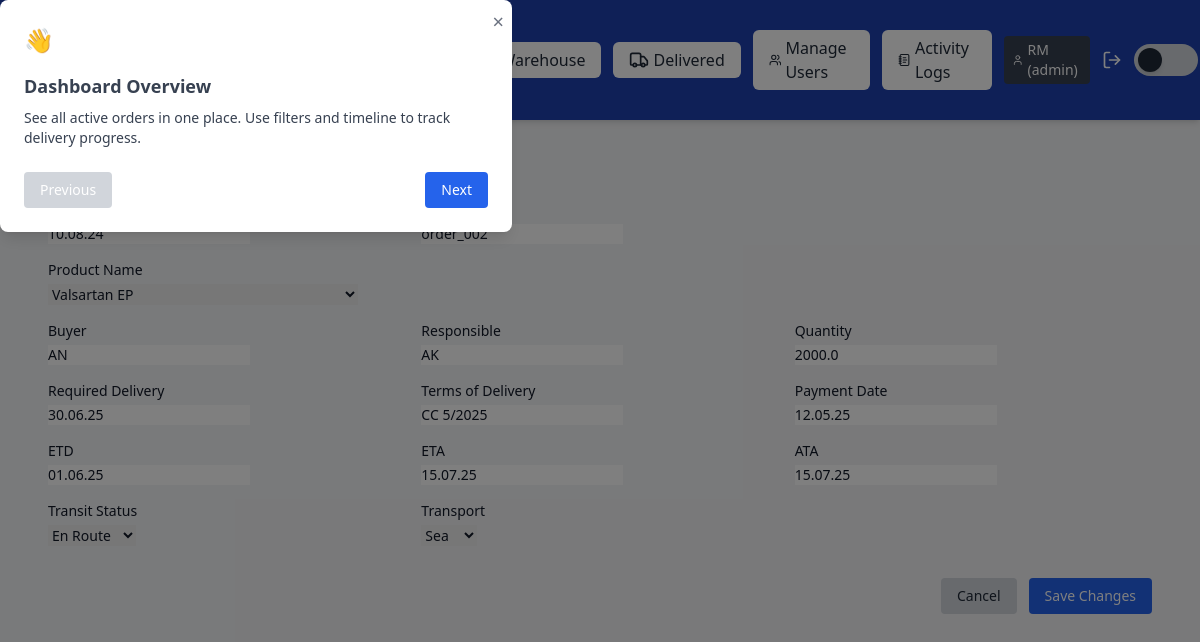
Before: /edit_order/97 (signed in) with the older database file.
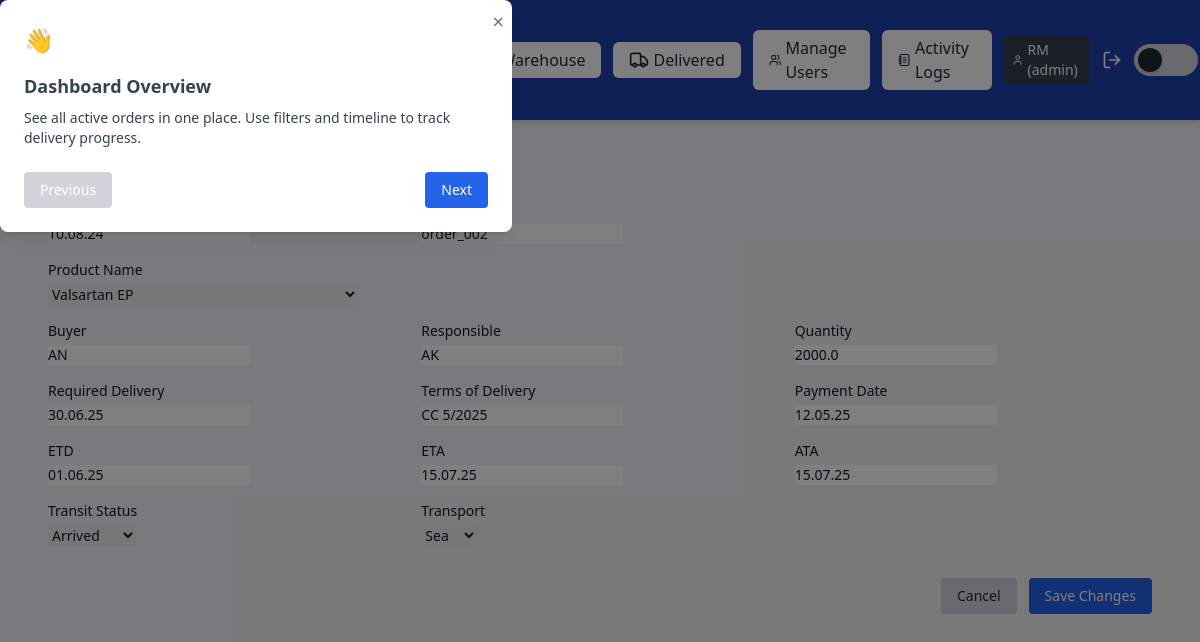
After: the same page with the newer database file.
### app/models.py (models this page shows, shortened)
class User(db.Model):
    id = db.Column(db.Integer, primary_key=True)
    username = db.Column(db.String(100), unique=True, nullable=False)
    password_hash = db.Column(db.String(128))
    role = db.Column(db.String(50), default='user')

class Order(db.Model):
    id = db.Column(db.Integer, primary_key=True)
    user_id = db.Column(db.Integer, db.ForeignKey('user.id'), nullable=False)
    order_date = db.Column(db.String(10), nullable=False)
    order_number = db.Column(db.String(50), nullable=True)
    product_name = db.Column(db.String(100), nullable=False)
    buyer = db.Column(db.String(100), nullable=False)
    responsible = db.Column(db.String(100), nullable=False)
    quantity = db.Column(db.String(50), nullable=False)
    required_delivery = db.Column(db.String(10), nullable=True)
    terms_of_delivery = db.Column(db.String(100), nullable=True)
    payment_date = db.Column(db.String(10))
    etd = db.Column(db.String(10), nullable=True)
    eta = db.Column(db.String(10), nullable=True)
    ata = db.Column(db.String(10))
    transit_status = db.Column(db.String(20), nullable=False)
    transport = db.Column(db.String(20), nullable=False)
    pod_filename = db.Column(db.String(120))

### app/routes/order_routes.py (the view, shortened to what this page needs)
@order_bp.route('/edit_order/<int:order_id>', methods=["GET", "POST"])
@login_required
def edit_order(order_id):
    order = Order.query.get_or_404(order_id)
    if not can_edit(current_user.role) and order.user_id != current_user.id:
        if request.method == "POST":
            return jsonify({'success': False, 'message': 'You do not have permission to edit this order.'}), 403
        else:
            flash("You do not have permission to edit this order.", "danger")
            return redirect(url_for('dashboard.dashboard'))
    if request.method == "GET":
        return render_template("edit_order.html", order=order)

### app/roles.py (called while the page is built)
def can_edit(role):
    return ROLE_PERMISSIONS.get(role, {}).get('can_edit', False)

### app/routes/__init__.py (called while the page is built)
def inject_globals():
    return dict(current_user=current_user, current_path=request.path)

### app/templates/edit_order.html (shortened to what this page needs)
<!DOCTYPE html>
<html lang="en">
<head>
  <script src="https://cdn.tailwindcss.com"></script>
  <link href="https://cdn.jsdelivr.net/npm/tom-select@2.2.2/dist/css/tom-select.css" rel="stylesheet" />
</head>
<body class="m-0 p-0 bg-gray-100 text-gray-900 dark:bg-gray-900 dark:text-gray-100 min-h-screen transition-colors">
  {% include '_navbar.html' %}
  <main class="p-6 max-w-6xl mx-auto">
    <h1 class="text-2xl font-semibold flex items-center gap-2 mb-6">✏️ Edit Order</h1>
    <form method="POST" class="grid grid-cols-1 sm:grid-cols-2 lg:grid-cols-3 gap-4 text-sm">
      <div>
        <label for="order_date" class="block font-medium mb-1">Order Date</label>
        <input type="text" id="order_date" name="order_date" value="{{ order.order_date }}" placeholder="DD.MM.YY"
          class="form-input dark:bg-gray-800 dark:border-gray-600 dark:text-gray-100" required>
      </div>
      <div>
        <label for="order_number" class="block font-medium mb-1">Order #</label>
        <input type="text" id="order_number" name="order_number" value="{{ order.order_number }}"
          class="form-input dark:bg-gray-800 dark:border-gray-600 dark:text-gray-100" required>
      </div>
      <div class="sm:col-span-2 lg:col-span-3">
        <label for="edit-product_name" class="block font-medium mb-1">Product Name</label>
        <select id="edit-product_name" name="product_name"
          class="form-input dark:bg-gray-800 dark:border-gray-600 dark:text-gray-100"
          data-current="{{ order.product_name | e }}"></select>
      </div>
      {% for field in [
        ('buyer', 'Buyer'), ('responsible', 'Responsible'), ('quantity', 'Quantity'),
        ('required_delivery', 'Required Delivery'), ('terms_of_delivery', 'Terms of Delivery'),
        ('payment_date', 'Payment Date'), ('etd', 'ETD'), ('eta', 'ETA'), ('ata', 'ATA')
      ] %}
      <div>
        <label for="{{ field[0] }}" class="block font-medium mb-1">{{ field[1] }}</label>
        <input type="{{ 'number' if field[0] == 'quantity' else 'text' }}"
               id="{{ field[0] }}" name="{{ field[0] }}"
               value="{{ getattr(order, field[0]) }}" step="0.01"
               placeholder="{{ 'DD.MM.YY' if field[0] not in ['buyer', 'responsible', 'terms_of_delivery'] and field[0] != 'quantity' else '' }}"
               class="form-input dark:bg-gray-800 dark:border-gray-600 dark:text-gray-100">
      </div>
      {% endfor %}
      <div>
        <label for="transit_status" class="block font-medium mb-1">Transit Status</label>
        <select id="transit_status" name="transit_status"
          class="form-input dark:bg-gray-800 dark:border-gray-600 dark:text-gray-100">
          <option value="en route" {% if order.transit_status == 'en route' %}selected{% endif %}>En Route</option>
          <option value="arrived" {% if order.transit_status == 'arrived' %}selected{% endif %}>Arrived</option>
        </select>
      </div>
      <div>
        <label for="transport" class="block font-medium mb-1">Transport</label>
        <select id="transport" name="transport"
          class="form-input dark:bg-gray-800 dark:border-gray-600 dark:text-gray-100">
          <option value="sea" {% if order.transport == 'sea' %}selected{% endif %}>Sea</option>
        </select>
      </div>
      <div class="sm:col-span-2 lg:col-span-3 flex justify-end gap-3 pt-4">
        <a href="{{ url_for('dashboard.dashboard') }}"
          class="px-4 py-2 bg-gray-300 text-gray-800 rounded hover:bg-gray-400 dark:bg-gray-600 dark:text-gray-100 dark:hover:bg-gray-500">
          Cancel
        </a>
        <button type="submit"
          class="px-4 py-2 bg-blue-600 text-white rounded hover:bg-blue-700 dark:bg-blue-500 dark:hover:bg-blue-600">
          Save Changes
        </button>
      </div>
    </form>
  </main>
</body>
</html>

### app/templates/_navbar.html (shortened to what this page needs)
<header
  class="sticky top-0 z-50 flex justify-between items-center px-4 sm:px-6 py-2 sm:py-3 bg-blue-800 text-white shadow-md">
  <div class="flex items-center space-x-3">
    <h1 class="text-base sm:text-2xl font-semibold">Supply Tracker Dashboard</h1>
    <a href="{{ url_for('onboarding.show_onboarding') }}"
      class="ml-4 px-3 py-1.5 bg-blue-600 text-white text-sm rounded hover:bg-blue-700 transition flex items-center gap-1">
    </a>
  </div>
  <div class="flex items-center space-x-2 sm:space-x-3">
    <a href="{{ url_for('dashboard.dashboard') }}" class="px-4 py-1.5 rounded-md font-medium transition-all duration-200 flex items-center gap-1
       {{ 'bg-yellow-500 text-white text-lg font-bold' if current_path.startswith(url_for('dashboard.dashboard')) else 'bg-white text-gray-800 dark:bg-gray-700 dark:text-white' }}
       hover:bg-opacity-80 hover:shadow-md">
    </a>
    <a href="{{ url_for('warehouse.warehouse') }}" class="px-4 py-1.5 rounded-md font-medium transition-all duration-200 flex items-center gap-1
       {{ 'bg-blue-600 text-white text-lg font-bold' if current_path.startswith(url_for('warehouse.warehouse')) else 'bg-white text-gray-800 dark:bg-gray-700 dark:text-white' }}
       hover:bg-opacity-80 hover:shadow-md">
      Warehouse
    </a>
    <a href="{{ url_for('delivered.delivered') }}" class="px-4 py-1.5 rounded-md font-medium transition-all duration-200 flex items-center gap-1
       {{ 'bg-purple-600 text-white text-lg font-bold' if current_path.startswith(url_for('delivered.delivered')) else 'bg-white text-gray-800 dark:bg-gray-700 dark:text-white' }}
       hover:bg-opacity-80 hover:shadow-md">
      <i data-lucide="truck" class="w-5 h-5"></i>
      Delivered
    </a>
    {% if current_user.role == 'admin' %}
    <a href="{{ url_for('admin.user_management') }}" class="px-4 py-1.5 rounded-md font-medium transition-all duration-200 flex items-center gap-1
   {{ 'bg-indigo-600 text-white text-lg font-bold' if current_path.startswith(url_for('admin.user_management')) else 'bg-white text-gray-800 dark:bg-gray-700 dark:text-white' }}
   hover:bg-opacity-80 hover:shadow-md">
      <i data-lucide="users" class="w-5 h-5"></i>
      Manage Users
    </a>
    {% endif %}
    <a href="{{ url_for('activity.activity_logs') }}" class="px-4 py-1.5 rounded-md font-medium transition-all duration-200 flex items-center gap-1
   {{ 'bg-amber-500 text-white text-lg font-bold' if current_path.startswith(url_for('activity.activity_logs')) else 'bg-white text-gray-800 dark:bg-gray-700 dark:text-white' }}
   hover:bg-opacity-80 hover:shadow-md">
      <i data-lucide="notebook-text" class="w-5 h-5"></i>
      Activity Logs
    </a>
    <span class="ml-4 px-2 py-1 rounded bg-gray-700 text-white text-sm flex items-center gap-1">
      <i data-lucide="user" class="w-4 h-4"></i>
      {{ current_user.username }} ({{ current_user.role }})
    </span>
    <a href="{{ url_for('auth.logout') }}" title="Logout" class="text-white hover:text-red-400 ml-1">
      <i data-lucide="log-out" class="w-5 h-5"></i>
    </a>
    <button id="dark-mode-toggle"
      class="relative inline-flex items-center h-5 w-10 sm:h-8 sm:w-16 rounded-full transition-colors duration-300 focus:outline-none flex-shrink-0"
      aria-label="Toggle dark mode">
      <span id="dark-mode-track"
        class="absolute inset-0 h-5 w-10 sm:h-8 sm:w-16 rounded-full bg-gray-300 dark:bg-gray-700 transition-colors duration-300"></span>
      <span id="dark-mode-thumb"
        class="absolute left-1 top-1 h-3 w-3 sm:h-6 sm:w-6 rounded-full bg-gray-800 dark:bg-gray-100 transform transition-transform duration-300 shadow-md dark:shadow-white/50 dark:translate-x-5 sm:dark:translate-x-8"></span>
    </button>
  </div>
  <div id="tourModal" class="fixed inset-0 bg-black bg-opacity-50 hidden z-50 items-center justify-center">
    <div class="bg-white dark:bg-gray-800 p-6 rounded-lg max-w-lg w-full shadow-lg relative">
      <button id="closeTourBtn"
        class="absolute top-2 right-2 text-gray-500 hover:text-gray-800 dark:hover:text-white text-xl">&times;</button>
      <h2 class="text-2xl font-bold mb-4">👋 Welcome to Supply Tracker!</h2>
      <div id="tourStepContent" class="text-sm text-gray-700 dark:text-gray-300 space-y-2"></div>
      <div class="mt-6 flex justify-between">
        <button id="prevStepBtn" class="px-4 py-2 bg-gray-300 dark:bg-gray-700 rounded text-sm"
          disabled>Previous</button>
        <button id="nextStepBtn" class="px-4 py-2 bg-blue-600 text-white rounded text-sm">Next</button>
      </div>
    </div>
  </div>
</header>

Changed rows visible on the page:
changed Order "order_002": transit_status "En Route" → "Arrived"
